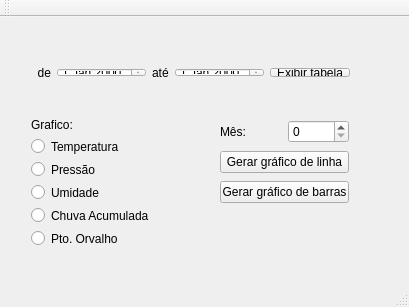
<?xml version="1.0" encoding="UTF-8"?>
<ui version="4.0">
 <class>MainWindow</class>
 <widget class="QMainWindow" name="MainWindow">
  <property name="geometry">
   <rect>
    <x>0</x>
    <y>0</y>
    <width>409</width>
    <height>307</height>
   </rect>
  </property>
  <property name="windowTitle">
   <string>MainWindow</string>
  </property>
  <widget class="QWidget" name="centralWidget">
   <widget class="QWidget" name="horizontalLayoutWidget_2">
    <property name="geometry">
     <rect>
      <x>20</x>
      <y>40</y>
      <width>341</width>
      <height>31</height>
     </rect>
    </property>
    <layout class="QHBoxLayout" name="horizontalLayout_3">
     <item>
      <widget class="QLabel" name="label">
       <property name="text">
        <string>  de</string>
       </property>
      </widget>
     </item>
     <item>
      <widget class="QDateEdit" name="dateEdit"/>
     </item>
     <item>
      <widget class="QLabel" name="label_2">
       <property name="text">
        <string>até</string>
       </property>
      </widget>
     </item>
     <item>
      <widget class="QDateEdit" name="dateEdit_2"/>
     </item>
     <item>
      <widget class="QPushButton" name="tableButton">
       <property name="text">
        <string>Exibir tabela</string>
       </property>
      </widget>
     </item>
    </layout>
   </widget>
   <widget class="QWidget" name="verticalLayoutWidget_3">
    <property name="geometry">
     <rect>
      <x>20</x>
      <y>90</y>
      <width>161</width>
      <height>151</height>
     </rect>
    </property>
    <layout class="QVBoxLayout" name="verticalLayout_3">
     <item>
      <widget class="QLabel" name="label_3">
       <property name="text">
        <string>Grafico:</string>
       </property>
      </widget>
     </item>
     <item>
      <widget class="QRadioButton" name="radioButtonTemp">
       <property name="text">
        <string>Temperatura</string>
       </property>
      </widget>
     </item>
     <item>
      <widget class="QRadioButton" name="radioButtonPress">
       <property name="text">
        <string>Pressão</string>
       </property>
      </widget>
     </item>
     <item>
      <widget class="QRadioButton" name="radioButtonHumid">
       <property name="text">
        <string>Umidade</string>
       </property>
      </widget>
     </item>
     <item>
      <widget class="QRadioButton" name="radioButtonRain">
       <property name="text">
        <string>Chuva Acumulada</string>
       </property>
      </widget>
     </item>
     <item>
      <widget class="QRadioButton" name="radioButtonDew">
       <property name="text">
        <string>Pto. Orvalho</string>
       </property>
      </widget>
     </item>
    </layout>
   </widget>
   <widget class="QWidget" name="verticalLayoutWidget">
    <property name="geometry">
     <rect>
      <x>209</x>
      <y>90</y>
      <width>151</width>
      <height>111</height>
     </rect>
    </property>
    <layout class="QVBoxLayout" name="verticalLayout">
     <item>
      <layout class="QHBoxLayout" name="horizontalLayout">
       <item>
        <widget class="QLabel" name="label_4">
         <property name="text">
          <string>Mês: </string>
         </property>
        </widget>
       </item>
       <item>
        <widget class="QSpinBox" name="spinBox"/>
       </item>
      </layout>
     </item>
     <item>
      <widget class="QPushButton" name="lineChartButton">
       <property name="text">
        <string>Gerar gráfico de linha</string>
       </property>
      </widget>
     </item>
     <item>
      <widget class="QPushButton" name="barChartButton">
       <property name="text">
        <string>Gerar gráfico de barras</string>
       </property>
      </widget>
     </item>
    </layout>
   </widget>
  </widget>
  <widget class="QMenuBar" name="menuBar">
   <property name="geometry">
    <rect>
     <x>0</x>
     <y>0</y>
     <width>409</width>
     <height>21</height>
    </rect>
   </property>
  </widget>
  <widget class="QToolBar" name="mainToolBar">
   <attribute name="toolBarArea">
    <enum>TopToolBarArea</enum>
   </attribute>
   <attribute name="toolBarBreak">
    <bool>false</bool>
   </attribute>
  </widget>
  <widget class="QStatusBar" name="statusBar"/>
 </widget>
 <layoutdefault spacing="6" margin="11"/>
 <resources/>
 <connections/>
</ui>
